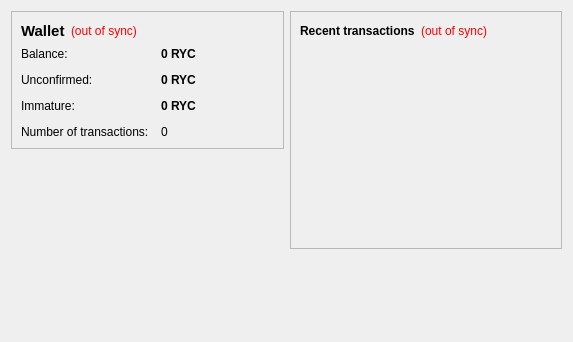
<?xml version="1.0" encoding="UTF-8"?>
<ui version="4.0">
 <class>OverviewPage</class>
 <widget class="QWidget" name="OverviewPage">
  <property name="geometry">
   <rect>
    <x>0</x>
    <y>0</y>
    <width>573</width>
    <height>342</height>
   </rect>
  </property>
  <property name="windowTitle">
   <string>Form</string>
  </property>
  <layout class="QHBoxLayout" name="horizontalLayout" stretch="1,1">
   <item>
    <layout class="QVBoxLayout" name="verticalLayout_2">
     <item>
      <widget class="QFrame" name="frame">
       <property name="frameShape">
        <enum>QFrame::StyledPanel</enum>
       </property>
       <property name="frameShadow">
        <enum>QFrame::Raised</enum>
       </property>
       <layout class="QVBoxLayout" name="verticalLayout_4">
        <item>
         <layout class="QHBoxLayout" name="horizontalLayout_4">
          <item>
           <widget class="QLabel" name="label_5">
            <property name="font">
             <font>
              <pointsize>11</pointsize>
              <weight>75</weight>
              <bold>true</bold>
             </font>
            </property>
            <property name="text">
             <string>Wallet</string>
            </property>
           </widget>
          </item>
          <item>
           <widget class="QLabel" name="labelWalletStatus">
            <property name="toolTip">
             <string>The displayed information may be out of date. Your wallet automatically synchronizes with the TintCoin network after a connection is established, but this process has not completed yet.</string>
            </property>
            <property name="styleSheet">
             <string notr="true">QLabel { color: red; }</string>
            </property>
            <property name="text">
             <string notr="true">(out of sync)</string>
            </property>
            <property name="alignment">
             <set>Qt::AlignLeading|Qt::AlignLeft|Qt::AlignVCenter</set>
            </property>
           </widget>
          </item>
          <item>
           <spacer name="horizontalSpacer_2">
            <property name="orientation">
             <enum>Qt::Horizontal</enum>
            </property>
            <property name="sizeHint" stdset="0">
             <size>
              <width>40</width>
              <height>20</height>
             </size>
            </property>
           </spacer>
          </item>
         </layout>
        </item>
        <item>
         <layout class="QFormLayout" name="formLayout_2">
          <property name="fieldGrowthPolicy">
           <enum>QFormLayout::AllNonFixedFieldsGrow</enum>
          </property>
          <property name="horizontalSpacing">
           <number>12</number>
          </property>
          <property name="verticalSpacing">
           <number>12</number>
          </property>
          <item row="0" column="0">
           <widget class="QLabel" name="label">
            <property name="text">
             <string>Balance:</string>
            </property>
           </widget>
          </item>
          <item row="0" column="1">
           <widget class="QLabel" name="labelBalance">
            <property name="font">
             <font>
              <weight>75</weight>
              <bold>true</bold>
             </font>
            </property>
            <property name="cursor">
             <cursorShape>IBeamCursor</cursorShape>
            </property>
            <property name="toolTip">
             <string>Your current balance</string>
            </property>
            <property name="text">
             <string notr="true">0 RYC</string>
            </property>
            <property name="textInteractionFlags">
             <set>Qt::LinksAccessibleByMouse|Qt::TextSelectableByKeyboard|Qt::TextSelectableByMouse</set>
            </property>
           </widget>
          </item>
          <item row="1" column="0">
           <widget class="QLabel" name="label_3">
            <property name="text">
             <string>Unconfirmed:</string>
            </property>
           </widget>
          </item>
          <item row="1" column="1">
           <widget class="QLabel" name="labelUnconfirmed">
            <property name="font">
             <font>
              <weight>75</weight>
              <bold>true</bold>
             </font>
            </property>
            <property name="cursor">
             <cursorShape>IBeamCursor</cursorShape>
            </property>
            <property name="toolTip">
             <string>Total of transactions that have yet to be confirmed, and do not yet count toward the current balance</string>
            </property>
            <property name="text">
             <string notr="true">0 RYC</string>
            </property>
            <property name="textInteractionFlags">
             <set>Qt::LinksAccessibleByMouse|Qt::TextSelectableByKeyboard|Qt::TextSelectableByMouse</set>
            </property>
           </widget>
          </item>
          <item row="3" column="0">
           <widget class="QLabel" name="label_2">
            <property name="text">
             <string>Number of transactions:</string>
            </property>
           </widget>
          </item>
          <item row="3" column="1">
           <widget class="QLabel" name="labelNumTransactions">
            <property name="toolTip">
             <string>Total number of transactions in wallet</string>
            </property>
            <property name="text">
             <string notr="true">0</string>
            </property>
           </widget>
          </item>
          <item row="2" column="0">
           <widget class="QLabel" name="labelImmatureText">
            <property name="text">
             <string>Immature:</string>
            </property>
           </widget>
          </item>
          <item row="2" column="1">
           <widget class="QLabel" name="labelImmature">
            <property name="font">
             <font>
              <weight>75</weight>
              <bold>true</bold>
             </font>
            </property>
            <property name="toolTip">
             <string>Mined balance that has not yet matured</string>
            </property>
            <property name="text">
             <string notr="true">0 RYC</string>
            </property>
            <property name="textInteractionFlags">
             <set>Qt::LinksAccessibleByMouse|Qt::TextSelectableByKeyboard|Qt::TextSelectableByMouse</set>
            </property>
           </widget>
          </item>
         </layout>
        </item>
       </layout>
      </widget>
     </item>
     <item>
      <spacer name="verticalSpacer">
       <property name="orientation">
        <enum>Qt::Vertical</enum>
       </property>
       <property name="sizeHint" stdset="0">
        <size>
         <width>20</width>
         <height>40</height>
        </size>
       </property>
      </spacer>
     </item>
    </layout>
   </item>
   <item>
    <layout class="QVBoxLayout" name="verticalLayout_3">
     <item>
      <widget class="QFrame" name="frame_2">
       <property name="frameShape">
        <enum>QFrame::StyledPanel</enum>
       </property>
       <property name="frameShadow">
        <enum>QFrame::Raised</enum>
       </property>
       <layout class="QVBoxLayout" name="verticalLayout">
        <item>
         <layout class="QHBoxLayout" name="horizontalLayout_2">
          <item>
           <widget class="QLabel" name="label_4">
            <property name="text">
             <string>&lt;b&gt;Recent transactions&lt;/b&gt;</string>
            </property>
           </widget>
          </item>
          <item>
           <widget class="QLabel" name="labelTransactionsStatus">
            <property name="toolTip">
             <string>The displayed information may be out of date. Your wallet automatically synchronizes with the TintCoin network after a connection is established, but this process has not completed yet.</string>
            </property>
            <property name="styleSheet">
             <string notr="true">QLabel { color: red; }</string>
            </property>
            <property name="text">
             <string notr="true">(out of sync)</string>
            </property>
            <property name="alignment">
             <set>Qt::AlignRight|Qt::AlignTrailing|Qt::AlignVCenter</set>
            </property>
           </widget>
          </item>
          <item>
           <spacer name="horizontalSpacer">
            <property name="orientation">
             <enum>Qt::Horizontal</enum>
            </property>
            <property name="sizeHint" stdset="0">
             <size>
              <width>40</width>
              <height>20</height>
             </size>
            </property>
           </spacer>
          </item>
         </layout>
        </item>
        <item>
         <widget class="QListView" name="listTransactions">
          <property name="styleSheet">
           <string notr="true">QListView { background: transparent; }</string>
          </property>
          <property name="frameShape">
           <enum>QFrame::NoFrame</enum>
          </property>
          <property name="verticalScrollBarPolicy">
           <enum>Qt::ScrollBarAlwaysOff</enum>
          </property>
          <property name="horizontalScrollBarPolicy">
           <enum>Qt::ScrollBarAlwaysOff</enum>
          </property>
          <property name="selectionMode">
           <enum>QAbstractItemView::NoSelection</enum>
          </property>
         </widget>
        </item>
       </layout>
      </widget>
     </item>
     <item>
      <spacer name="verticalSpacer_2">
       <property name="orientation">
        <enum>Qt::Vertical</enum>
       </property>
       <property name="sizeHint" stdset="0">
        <size>
         <width>20</width>
         <height>40</height>
        </size>
       </property>
      </spacer>
     </item>
    </layout>
   </item>
  </layout>
 </widget>
 <resources/>
 <connections/>
</ui>
